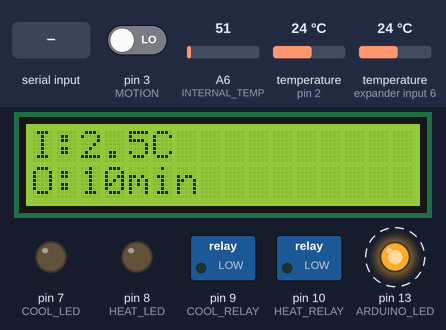
Recording of a sketch running on a simulated Arduino Nano, built with avr-gcc and run on an emulated ATmega328P. Parts: 16×2 character LCD, switched loads named in the sketch (green lamp = pin HIGH), output pins drawn as LEDs (lit = HIGH). Dashed ring = blinking. The inputs (shaded band) are chosen by the test bench; at power-on: temperature (sensors on expander input 6, pin 2) 24 °C, pin 3 (MOTION) LOW, A6 (INTERNAL_TEMP) = 51. What the sketch prints to the serial monitor is not drawn.

Above: at 1.2 s.
1.3 s: "h" received over Serial
At 3.6 s:
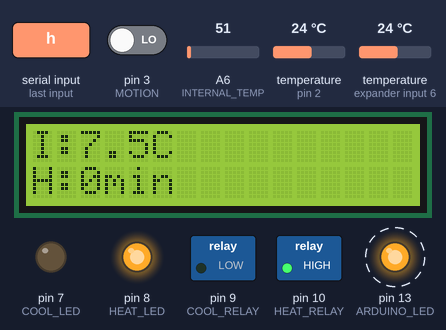
4.5 s: "c" received over Serial
At 6.6 s:
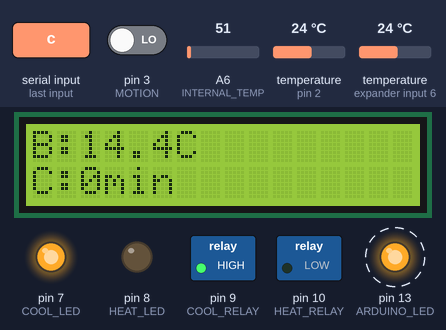
7.3 s: "H" received over Serial
At 10.7 s:
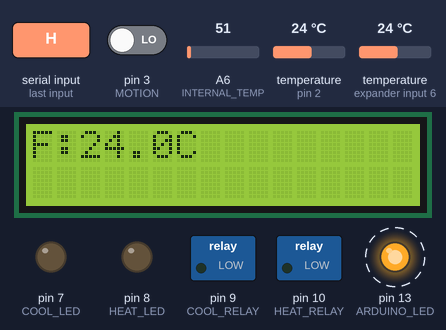
11.3 s: temperature (sensor on expander input 6) set to 19 °C
At 12.6 s:
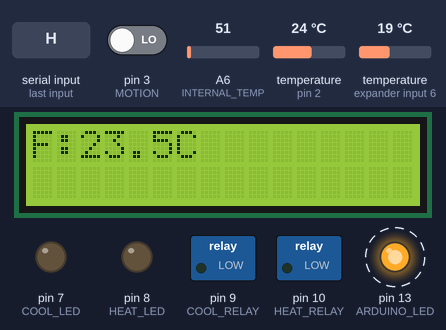
15.3 s: "o" received over Serial
At 17.3 s:
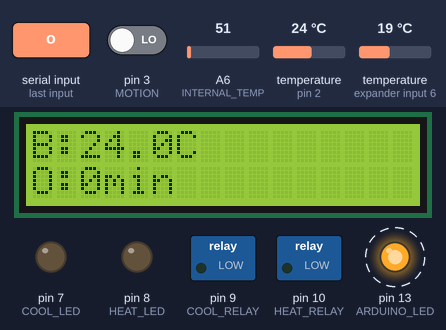
19.3 s: temperature (sensor on pin 2) set to 12 °C
At 20.5 s:
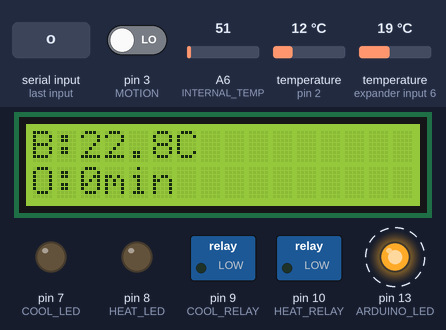
Timing chart, 0 to 24.3 s (numbered marks = the images above; inputs shaded):
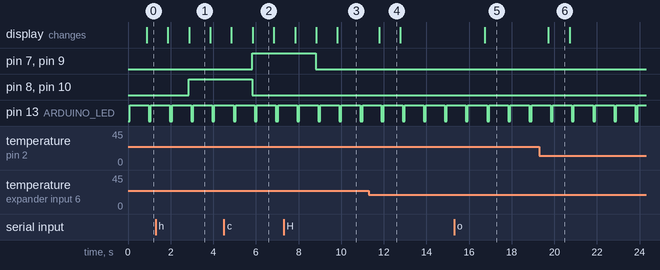

The sketch:

sketch_temp.ino
```cpp
/********************************************************************/
// First we include the libraries
#include <OneWire.h>
#include <DallasTemperature.h>
#include <Wire.h>
#include <LiquidCrystal_I2C.h>

#define SECS_PER_MIN  (60UL)
#define MILLIS_PER_SEC  (1000UL)
#define numberOfSeconds(_time_) ((_time_ / MILLIS_PER_SEC) % SECS_PER_MIN)
#define numberOfMinutes(_time_) (((_time_ / MILLIS_PER_SEC) / SECS_PER_MIN) % SECS_PER_MIN)

/*********************************************************************/
// Constants

// digital pins
const int ONE_WIRE_BUS = 2;
const int MOTION = 3;
const int COOL_LED = 7; // pin for LED showing Relay is on
const int HEAT_LED = 8; // pin for LED showing Relay is on
const int HEAT_RELAY = 10; // pin used for heating relay switch
const int COOL_RELAY = 9; // pin used for heating relay switch
const int ARDUINO_LED = 13; // In-build LED pin on the Arduino

// analogue pins
const int INTERNAL_TEMP = A6; // Assigning analog pin A5 to variable 'sensor'

// other constants
const int SAFE_INTERNAL_TEMP = 60; // safe internal operating temperature
const int DISPLAY_ON_SECONDS = 60; // number of seconds display stays on due to motion sensor
const int SCREEN_ON_SECONDS = 3; // number of seconds each display screen of data is shown
const int SERIAL_UPDATE_RATE_SECONDS = 5;
const int NUM_TEMP_AVG = 10;

/********************************************************************/
// global variables
bool bHeat = false; // inidcates if system should heat
bool bCool = false; // indicates if system should cool
bool bHeatOn = false; // indicates if system is heating
bool bCoolOn = false; // indicates if system is cooling
bool bDebug = false; // indicates if extra output should be sent to serial (E.g., echoing recieved requests)

unsigned long minHeatOff = 0; // when heating was turned off, minutes since Arduino was started defaults to delay so heat can be immediately turned on
unsigned long minCoolOff = 0; // when cooling was turned off, minutes since Arduino was started defaults to delay so cooling can be immediately turned on
unsigned long minHeatOn = 0; // when heating was turned on, minutes since Arduino was started
unsigned long minCoolOn = 0; // when cooling was turned on, minutes since Arduino was started

unsigned long secDisplayOn = 0; // when display was turned on
unsigned long secLastSerialUpdate = 0; // last time serial was updated
unsigned long secLastLcdUpdate = 0; // last time scrren was updated

float fInternalTemp[NUM_TEMP_AVG]; // internal temperature in C
float fBeerTemp[NUM_TEMP_AVG]; // beer temperature in C
float fFridgeTemp[NUM_TEMP_AVG]; // beer temp in C

int onDelay = 10; // minimum delay in minutes between powering on/off sockets (default 10min)
int motion_state = LOW;
int iLCD_Screen = 0; // controls which screen to show on LCD
int iTempNum = 0; // position in temp array

/********************************************************************/
// Setup a oneWire instance to communicate with any OneWire devices
// (not just Maxim/Dallas temperature ICs)
OneWire oneWire(ONE_WIRE_BUS);
/********************************************************************/
// Pass our oneWire reference to Dallas Temperature.
DallasTemperature sensors(&oneWire);
/********************************************************************/

// I2C pin declaration
LiquidCrystal_I2C lcd(0x27, 2, 1, 0, 4, 5, 6, 7, 3, POSITIVE);


// Sets up Arduino logic
void setup() {
   // start serial port
  Serial.begin(9600);

  // initialize pins as OUTPUT
  pinMode (ARDUINO_LED, OUTPUT);
  pinMode (HEAT_RELAY, OUTPUT);
  pinMode (HEAT_LED, OUTPUT);
  pinMode (COOL_RELAY, OUTPUT);
  pinMode (COOL_LED, OUTPUT);

  pinMode (INTERNAL_TEMP, INPUT); // Configuring sensor pin as input
  pinMode(MOTION, INPUT);    // initialize sensor as an input

  lcd.begin(16,2); // Defining 16 columns and 2 rows of LCD display

  // Start up the library
  sensors.begin();

  minHeatOff = numberOfMinutes(millis()) - onDelay;
  minCoolOff = numberOfMinutes(millis()) - onDelay;
  secLastLcdUpdate = numberOfSeconds(millis());
  secLastSerialUpdate = numberOfSeconds(millis()) - SERIAL_UPDATE_RATE_SECONDS;
}

// loops through reading the sensor and reports data to user through serial connection
// turns on LCD based on motion sensor and updates connected LCD with latest results
void loop() {

  // turn on in-build LED to show operation is bing done
  digitalWrite (ARDUINO_LED,HIGH); // Turn ON the LED on pin 13

  unsigned long curSecond = numberOfSeconds(millis());

  // read commands from serial interface
  handleSerial();

  float fTemp = 0.0f;

  // read temperatures

  fTemp = analogRead(INTERNAL_TEMP);
  fInternalTemp[iTempNum] = fTemp * 0.48828125;

  sensors.requestTemperatures(); // Send the command to get temperature readings
  fTemp = sensors.getTempCByIndex(0);
  if (fTemp > -100 and fTemp < 100) {
    fBeerTemp[iTempNum] = fTemp;
  }

  fTemp = sensors.getTempCByIndex(1);
  if (fTemp > -100 and fTemp < 100) {
    fFridgeTemp[iTempNum] = fTemp;
  }
  iTempNum += 1;
  if (iTempNum >= NUM_TEMP_AVG){
    iTempNum = 0;
  }

  // If safe internal temperature exceeded, override all commands and turn off all relays, LEDs. LCD will timeout after a minute

  if (getTemp(fInternalTemp) > SAFE_INTERNAL_TEMP) {
    bCool = false;
    bHeat = false;
  }

  // turn on/off heating cooling as needed
  handleHeatingCooling();

  // Turn ON LCD if motion is detected and start displayON time
  motion_state = digitalRead(MOTION);   // read sensor value
  if (motion_state == HIGH) {           // check if the sensor is HIGH to turn on LCD
    lcd.backlight();
    secDisplayOn = curSecond;
  }

  // check if display ON timeout expired and update LCD or turn OFF LCD backlight
  if ((curSecond - secDisplayOn) < DISPLAY_ON_SECONDS) {
    updateLCD();
  }
  else {
    lcd.clear();
    lcd.noBacklight();
  }

  // handle updating serial interface
  if ((curSecond - secLastSerialUpdate) > SERIAL_UPDATE_RATE_SECONDS) {
   outputSerial();
   secLastSerialUpdate = curSecond;
  }

  delay (100); //Wait for so internal LED is on a short pause
  digitalWrite (ARDUINO_LED, LOW); //Turn OFF the in-build LED
  delay (100); //Wait for so internal LED is on a short pause
}

// Based on current state of flags and forced delays determine if heating or cooling should be turned ON/OFF and changes state of related pins
void handleHeatingCooling() {

  unsigned long curTimeMin = numberOfMinutes(millis());

  // heat is off and requested on
  if (!bHeatOn and bHeat) {

    // need to check if heat off more than delay
    if ( (curTimeMin - minHeatOff) >= onDelay ) {
      digitalWrite (HEAT_RELAY,HIGH);
      digitalWrite (HEAT_LED,HIGH);
      bHeatOn = true;
      minHeatOn = curTimeMin;
    }
  }
  // heat on and requested to be turned off
  else if (bHeatOn and !bHeat) {
    digitalWrite (HEAT_RELAY,LOW);
    digitalWrite (HEAT_LED,LOW);
    bHeatOn = false;
    minHeatOff = curTimeMin;
  }

  // cooling is off and requested on
  if (!bCoolOn and bCool) {

    // need to check if cooling off more than delay
    if ( (curTimeMin - minCoolOff) >= onDelay ) {
      digitalWrite (COOL_RELAY,HIGH);
      digitalWrite (COOL_LED,HIGH);
      bCoolOn = true;
      minCoolOn = curTimeMin;
    }
  }
  // cooling on and requested to be turned off
  else if (bCoolOn and !bCool) {
    digitalWrite (COOL_RELAY,LOW);
    digitalWrite (COOL_LED,LOW);
    bCoolOn = false;
    minCoolOff = curTimeMin;
  }
}

// Reports the current state back to user over serial connection
// D:# Minimum delay used for turning on heating/cooling after it has been turned off
// I:# Intenral temperature of control box
// B:# Temperature of beer
// F:# Temperature of fridge
// h:# Heating requested but time remains (# = milliseconds) before it can be turned ON
// H:# Heating has been on for # milliseconds
// c:# Cooling requested but time remains (# = milliseconds) before it can be turned ON
// C:# Cooling has been on for # milliseconds
// O:# Neither heating or cooling is ON
// ?:aaa Debugging information
void outputSerial() {
  unsigned long coolOffDuration = 0; // used to calculate how much longer before on delay has expired
  unsigned long heatOffDuration = 0; // used to calculate how much longer before on delay has expired

  unsigned long curTime = numberOfMinutes(millis());

  if(bDebug) {
    Serial.println("?:Time/"+String(curTime)+"min");
  }

  Serial.println("D:"+String(onDelay));

  Serial.println("I:"+String(getTemp(fInternalTemp),1));
  Serial.println("B:"+String(getTemp(fBeerTemp),1));
  Serial.println("F:"+String(getTemp(fFridgeTemp),1));

  if (bHeat) {
    if (bHeatOn) {
      Serial.println("H:"+String(curTime - minHeatOn));

      if(bDebug) {
        Serial.println("?:Heat ON Time/"+String(minHeatOn)+"min");
      }
    }
    else {
      heatOffDuration = curTime - minHeatOff;

      Serial.println("h:"+String(onDelay - heatOffDuration));
      if(bDebug) {
        Serial.println("?:Heat OFF Time/"+String(minHeatOff)+"min");
      }
    }
  }
  if (bCool) {
    if (bCoolOn) {
      Serial.println("C:"+String(curTime - minCoolOn));
      if(bDebug) {
        Serial.println("?:Cool ON Time/"+String(minCoolOn)+"min");
      }
    }
    else {
      coolOffDuration = curTime - minCoolOff;

      Serial.println("c:"+String(onDelay - coolOffDuration));
      if(bDebug) {
        Serial.println("?:Cool OFF Time/"+String(minCoolOff)+"min");
      }
    }
  }

  if (!bHeatOn and !bCoolOn) {
    if(bDebug) {
      Serial.println("?:Cool OFF Time/"+String(minCoolOff)+"min");
      Serial.println("?:Heat OFF Time/"+String(minHeatOff)+"min");
    }
    if ((curTime-minCoolOff) < (curTime-minHeatOff)) {
      Serial.println("O:"+String(curTime - minCoolOff));
    }
    else {
      Serial.println("O:"+String(curTime - minHeatOff));
    }
  }
}

// Reports the current state to LCD screen
// I:# Intenral temperature of control box
// B:# Temperature of beer
// F:# Temperature of fridge
// h:# Heating requested but time remains (# = milliseconds) before it can be turned ON
// H:# Heating has been on for # milliseconds
// c:# Cooling requested but time remains (# = milliseconds) before it can be turned ON
// C:# Cooling has been on for # milliseconds
// O:# Neither heating or cooling is ON
void updateLCD() {
  unsigned long coolOffDuration = 0; // used to calculate how much longer before on delay has expired
  unsigned long heatOffDuration = 0; // used to calculate how much longer before on delay has expired

  unsigned long curTime = numberOfMinutes(millis());
  unsigned long curTimeSec = numberOfSeconds(millis());

  // determine which screen to show
  if (curTimeSec - secLastLcdUpdate > SCREEN_ON_SECONDS) {
    iLCD_Screen += 1;
    if (iLCD_Screen > 2) {
      iLCD_Screen = 0;
    }
    secLastLcdUpdate = curTimeSec;
  }

  String sTemp = "";
  if (iLCD_Screen == 0) {
    sTemp = "I:"+String(getTemp(fInternalTemp),1)+"C";
  }
  else if (iLCD_Screen == 1) {
    sTemp = "B:" + String(getTemp(fBeerTemp),1)+"C";
  }
  else if (iLCD_Screen == 2) {
    sTemp = "F:" + String(getTemp(fFridgeTemp),1)+"C";
  }


  String sFridgeState = "";

  if (bHeat and !bHeatOn) {

    // need to check ok with delay
    if (minHeatOff == 0) {
      heatOffDuration = onDelay;
    }
    else {
      heatOffDuration = curTime - minHeatOff;
    }

    if (heatOffDuration < onDelay) {
      sFridgeState = "h:" + String(onDelay-heatOffDuration)+"min";
    }
  }
  else if (bHeat and bHeatOn) {
    sFridgeState = "H:" + String(curTime - minHeatOn)+"min";
  }

  if(bCool and !bCoolOn) {
    // need to check ok with delay

    if (minCoolOff == 0) {
      coolOffDuration = onDelay;
    }
    else {
      coolOffDuration = curTime - minCoolOff;
    }

    if (coolOffDuration < onDelay) {
      sFridgeState = "c:" + String(onDelay-coolOffDuration)+"min";
    }
  }
  else if (bCool and bCoolOn) {
    sFridgeState = "C:" + String(curTime - minCoolOn)+"min";
  }

  if ((!bHeatOn and !bHeat) and (!bCoolOn and !bCool)) {
    sFridgeState = "O:";
    if ( (curTime-minCoolOff) < (curTime-minHeatOff) ) {
      sFridgeState = sFridgeState + String(curTime - minCoolOff)+"min";
    }
    else {
      sFridgeState = sFridgeState + String(curTime - minHeatOff)+"min";
    }
  }

  lcd.clear();

  lcd.setCursor(0,0);
  lcd.print(sTemp);

  lcd.setCursor(0,1);
  if (getTemp(fInternalTemp) > SAFE_INTERNAL_TEMP) {
    lcd.print("INT TEMP TOO HOT");
  }
  else {
    lcd.print(sFridgeState);
  }

}

// read commands from (USB) serial connection and set appropriate flag/variables influencing how the system works
void handleSerial() {
  while (Serial.available() > 0) {
    char incomingCharacter = Serial.read();
    switch (incomingCharacter) {

      // user requests heating to be turned on; if cooling is on, it will also be turned off
      case 'h':
      case 'H':
        if (!bHeat) {
          bHeat = true;
          if (bDebug) {
            Serial.println("h:+");
          }
        }
        if (bCool){
          bCool = false;
          if (bDebug) {
            Serial.println("c:-");
          }
        }
        break;

      // user requests cooling to be turned on; if heating is on, it will also be turned off
      case 'c':
      case 'C':
        if (!bCool){
          bCool = true;
          if (bDebug) {
            Serial.println("c:+");
          }
        }
        if (bHeat){
          bHeat = false;
          if (bDebug) {
            Serial.println("h:-");
          }
        }
        break;

      // user requests both heating and cooling to be turned off
      case 'o':
      case 'O':
        if (bHeat){
          bHeat = false;
          if (bDebug) {
            Serial.println("h:-");
          }
        }
        if (bCool) {
          bCool = false;
          if (bDebug) {
            Serial.println("c:-");
          }
        }
        break;

       // user requestesf the delay for turning on a device after turning off to be increased by 1 minute
      case '+':
        onDelay += 1;
        if (bDebug) {
          Serial.println("D:"+String(onDelay));
        }
        break;

      // user requestesf the delay for turning on a device after turning off to be decreased by 1 minute
      case '-':
        if (onDelay >= 1){
          onDelay -= 1;
        }
        if (bDebug) {
          Serial.println("D:"+String(onDelay));
        }
        break;

      // user requested current delay for turning on a device (heating or cooling) once it has been turned off
      case '=':
          Serial.println("D:"+String(onDelay));
        break;

      // turn on/off verbose messages
      case '?':
        bDebug = !bDebug;
        if (bDebug){
          Serial.println("?:+");
        }
        else {
          Serial.println("?:-");
        }
        break;
    }
  }
}

float getTemp( float tempArray[] ) {
  float temp = 0.0f;

  for (int i=0; i < NUM_TEMP_AVG; i++) {
    temp += tempArray[i];
  }
  return temp/NUM_TEMP_AVG;
}
```

Measured:
- after the input at 1.3 s, pin 8 (HEAT_LED), pin 10 (HEAT_RELAY): LOW → HIGH after 1.5 s; the display: first differs from a run without the input after 1.6 s (image 1)
- after the input at 4.5 s, pin 7 (COOL_LED), pin 9 (COOL_RELAY): LOW → HIGH after 1.3 s; pin 8 (HEAT_LED), pin 10 (HEAT_RELAY): HIGH → LOW after 1.3 s; the display: first differs from a run without the input after 1.3 s (image 2)
- after the input at 7.3 s, pin 7 (COOL_LED), pin 9 (COOL_RELAY): HIGH → LOW after 1.5 s; the display: first differs from a run without the input after 1.5 s (image 3 shows a later state)
- after the input at 11.3 s, the display: changes after 0.49 s (image 4)
- after the input at 15.3 s, the display: changes after 1.4 s (image 5)
- after the input at 19.3 s, the display: changes after 0.43 s (image 6)
- by itself, pin 13 (ARDUINO_LED): alternates HIGH for 0.89 s and LOW for 0.10 s
